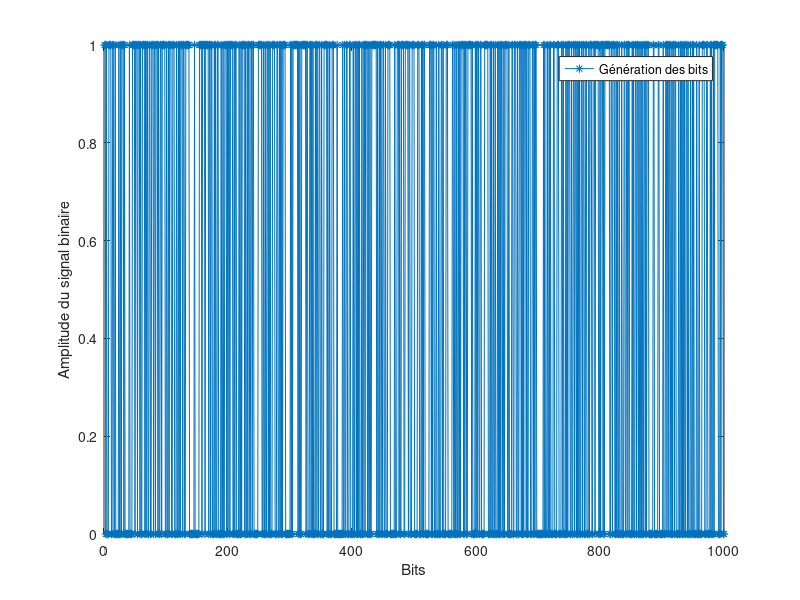
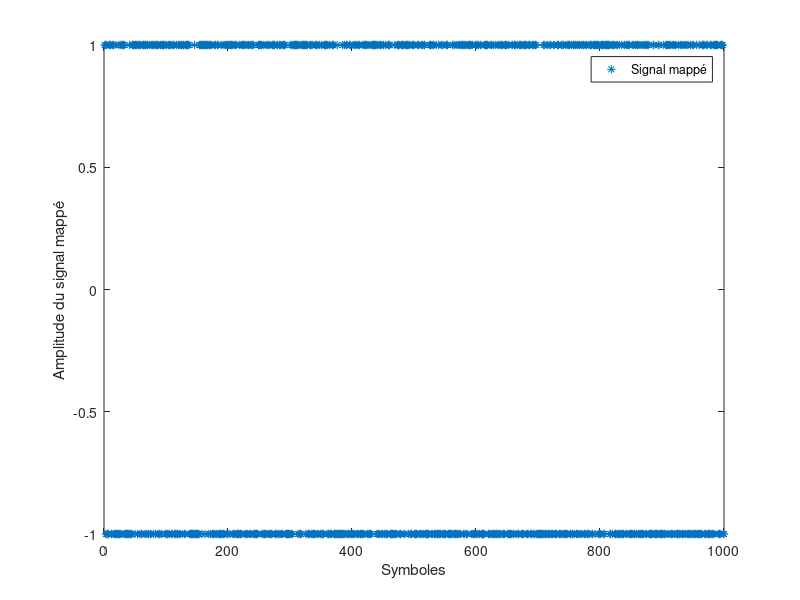
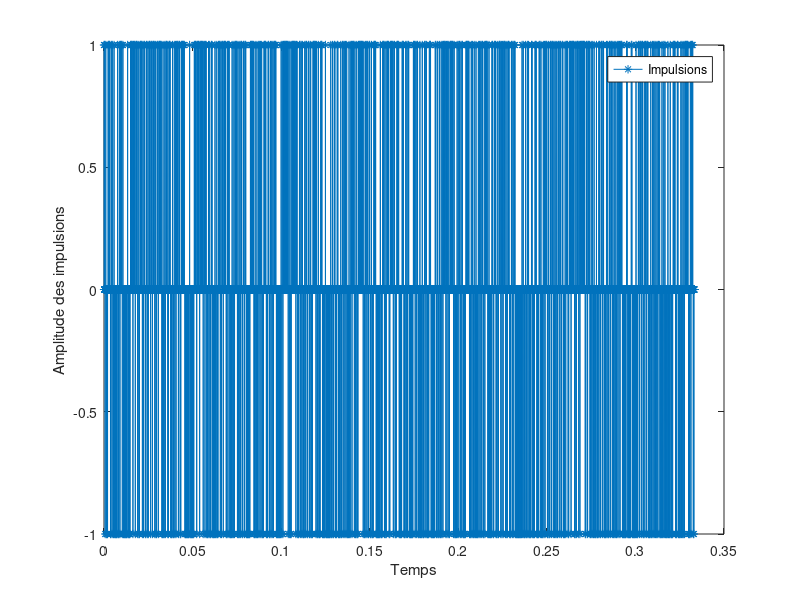
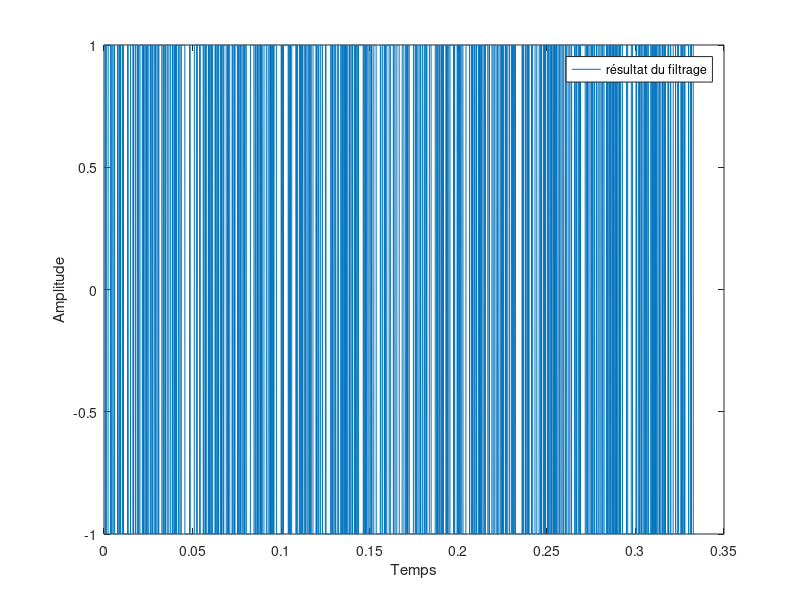

Here is the MATLAB script that generated these plots, in order:
clear all;
close all;
%Paramètres fixés par l'énoncé
Fe = 24000;
Rb = 3000;
Tb = 1 / Rb;
Te = 1 / Fe;

%Paramètres modifiables
N = 1000;
Ns = Fe / Rb;
Ns1 = Ns;
Nfft = 1024;
Ts = Ns * Te;

%Génération de BITS
signal_bin = round(rand(N,1));
plot(signal_bin,'*-');
xlabel("Bits");
ylabel("Amplitude du signal binaire");
legend('Génération des bits');
figure()

%Mapping
signal_map = (signal_bin-1/2) * 2;
plot(signal_map, '*');
xlabel("Symboles");
ylabel("Amplitude du signal mappé");
legend('Signal mappé');
figure()

%% Chaine de référence
% Définition des filtres
h1 = zeros(1,Ns1);
h1(1,1:Ns) = 1;

%Génération des impulsions
T = [0 : Te : 8 * N * Te - Te];
pic = zeros(1,Ns);
pic(1) = 1;
s_imp = kron(signal_map, pic');
plot(T, s_imp, '*-');
xlabel("Temps");
ylabel("Amplitude des impulsions");
legend('Impulsions');
figure()

%Filtrage
s_filtre = filter(h1,1,s_imp);
plot(T, s_filtre);
xlabel("Temps");
ylabel("Amplitude");
legend('résultat du filtrage')
figure();

%Réponse impulsionnelle globale g
g = conv(h1,h1);
g = Ts * g / max(g);
plot(g);
xlabel("Temps");
ylabel("Amplitude");
legend('Réponse impulsionnelle globale');
figure();

%Tracé de g convolué avec les impulsions
s_glob = filter(h1,1,s_filtre);
s_glob = s_glob / max(s_glob);
plot(s_glob,'*');
xlabel("Symboles");
ylabel("Amplitude");
legend('tracé de g convolué avec les impulsions')
figure();

%Diagramme de l'oeil sans bruit
plot(reshape(s_glob,Ns,length(s_glob)/Ns));
legend('Diagramme de l oeil sans bruit');
figure();

% Génération du bruit
TEB_exp_ref = zeros(1,8);
TEB_theo_ref = zeros(1,8);
RSB = [1 : 1 :8];   

for i = 1 : length(RSB)
Px = mean(abs(signal_map).^2);
SNR = 10 ^ (RSB(i) / 10);
sigma = Px*Ns/(2*SNR);
bruit = sigma * randn(length(s_filtre),1);
signal_bruite = bruit + s_filtre;
sig_bruit_filtre = filter(h1,1,signal_bruite);

%Diagramme de l'oeil avec bruit
%plot(reshape(sig_bruit_filtre,Ns,length(sig_bruit_filtre)/Ns));
%legend('Diagramme de l oeil avec bruit');
%figure();

%Paramètres modifiables pour le d émapping (optimisation après diagramme de l'oeil)
n0 = Ns;

%échantillonnage pour le démapping
s_sortie_ech = sig_bruit_filtre(n0 : Ns1 : end);
decision = sign(s_sortie_ech);
%Taux d'erreur binaire
signal_diff = abs(signal_map - decision) / 2;
TEB_exp_ref(i) = sum(signal_diff) / length(signal_diff);
TEB_theo_ref(i) = 1-cdf('Normal',sqrt(2*SNR),0,1);
end

semilogy([1:1:8], TEB_exp_ref, 'g', [1:1:8], TEB_theo_ref, 'r');
xlabel("SNR");
ylabel("Amplitude");
legend('TEB exp ref','TEB theo ref');
figure();




%% Première chaine à étudier
%% Implantation de la chaine sans bruit
% Définition des filtres
h1 = zeros(1,Ns1);
h2 = h1;
h1(1,1:Ns) = 1;
h2(1,1:Ns/2) = 1;

%Génération des impulsions
T = [0 : Te : 8 * N * Te - Te];
pic = zeros(1,Ns);
pic(1) = 1;
s_imp = kron(signal_map, pic');
plot(T, s_imp, '*-');
xlabel("Temps");
ylabel("Amplitude des impulsions");
legend('Impulsions');
figure();

%Filtrage
s_filtre = filter(h1,1,s_imp);
plot(T, s_filtre);
xlabel("Temps");
ylabel("Amplitude");
legend('résultat du filtrage')
figure();

%Réponse impulsionnelle globale g
g = conv(h1,h2);
g = Ts * g / max(g);
plot(g);
xlabel("Temps");
ylabel("Amplitude");
legend('Réponse impulsionnelle globale');
figure();

%Tracé de g convolué avec les impulsions
s_glob = filter(h2,1,s_filtre);
s_glob = s_glob / max(s_glob);
plot(s_glob,'*');
xlabel("Symboles");
ylabel("Amplitude");
legend('tracé de g convolué avec les impulsions')
figure();

%Diagramme de l'oeil sans bruit
plot(reshape(s_glob,Ns,length(s_glob)/Ns));
legend('Diagramme de l oeil sans bruit');
figure();

%Paramètres modifiables pour le démapping (optimisation après diagramme de l'oeil)
n0 = Ns;
m = 5;

%échantillonnage pour le démapping
s_sortie_ech = s_glob(n0 : Ns1 : end);

%Taux d'erreur binaire sans bruit
signal_diff = abs(signal_map - s_sortie_ech) / 2;
taux_erreur_bin = sum(signal_diff) / N;


%% Implantation de la chaine sans bruit
% Génération du bruit
TEB_exp = zeros(1,8);
TEB_theo = zeros(1,8);
RSB = [1 : 1 : 8];

for i = 1 : length(RSB)
Px = mean(abs(signal_map).^2);
SNR = 10 ^ (RSB(i) / 10);
sigma = Px*Ns/(2*SNR);
bruit = sigma * randn(length(s_filtre),1);
signal_bruite = bruit + s_filtre;
sig_bruit_filtre = filter(h2,1,signal_bruite);

%Diagramme de l'oeil avec bruit  
%plot(reshape(sig_bruit_filtre,Ns,length(sig_bruit_filtre)/Ns));
%legend('Diagramme de l oeil avec bruit');
%figure();

%Paramètres modifiables pour le démapping (optimisation après diagramme de l'oeil)
n0 = Ns;
m = 5;

%échantillonnage pour le démapping
s_sortie_ech = sig_bruit_filtre(n0 : Ns1 : end);
decision = sign(s_sortie_ech);

%Taux d'erreur binaire
signal_diff = abs(signal_map - decision) / 2;
TEB_exp(i) = sum(signal_diff) / N;
TEB_theo(i) = 1-cdf('Normal',sqrt(i),0,sigma);
end

semilogy([1:1:8], TEB_exp, 'g', [1:1:8], TEB_theo, 'r');
xlabel("SNR");
ylabel("Amplitude");
legend('TEB exp','TEB theo');




%% Deuxième chaine à étudier
%Génération de BITS
signal_bin = round(rand(N,3));
plot(signal_bin,'*-');
xlabel("Bits");
ylabel("Amplitude du signal binaire");
legend('Génération des bits');
figure()

%Mapping
signal_map = (signal_bin - 3/2) * 2;
plot(signal_map, '*');
xlabel("Symboles");
ylabel("Amplitude du signal mappé");
legend('Signal mappé');
figure()
